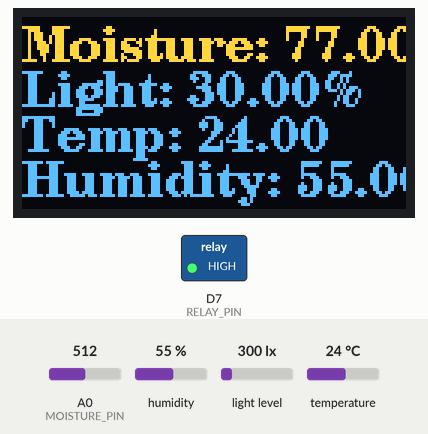
This sketch was run on a simulated ESP8266 (NodeMCU). Shown: 128×64 one-colour display, switched loads named in the sketch (green lamp = pin HIGH). Inputs (shaded band) come from the test bench; at power-on: A0 (MOISTURE_PIN) = 512, humidity 55 %, light level 300 lx, temperature 24 °C. The OLED is the two-colour kind (top 16 rows yellow); WiFi joins after 1.5 s; servers stay silent unless stated; what the sketch prints to the serial monitor is not drawn.

Above: at 5.2 s.
5.3 s: A0 (MOISTURE_PIN) set to 624
At 7.2 s:
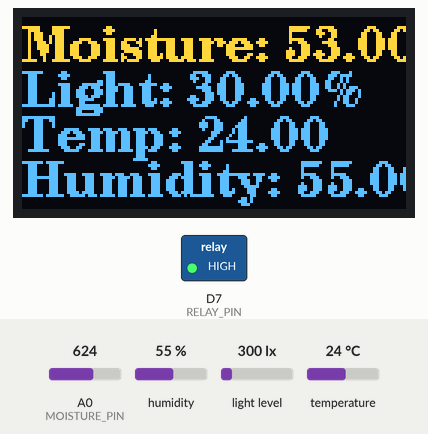
7.6 s: A0 (MOISTURE_PIN) set to 648
At 9.0 s:
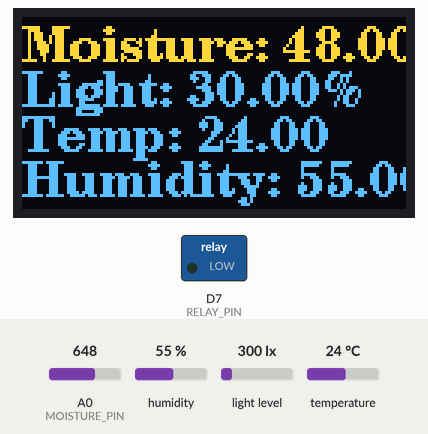
9.7 s: humidity set to 22 %
At 11.0 s:
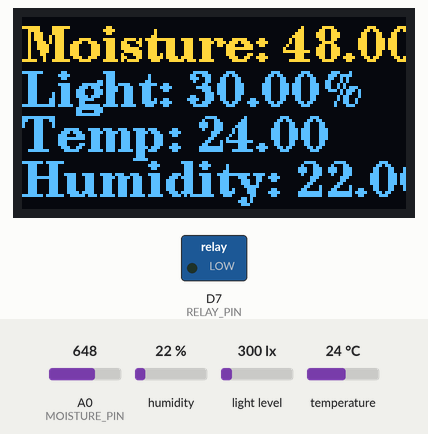
11.8 s: light level set to 40 lx
At 12.9 s:
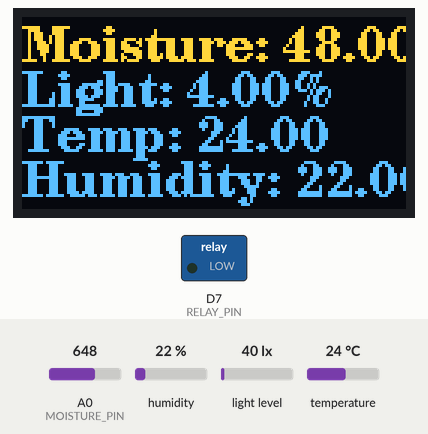
13.8 s: temperature set to 12 °C
At 14.8 s:
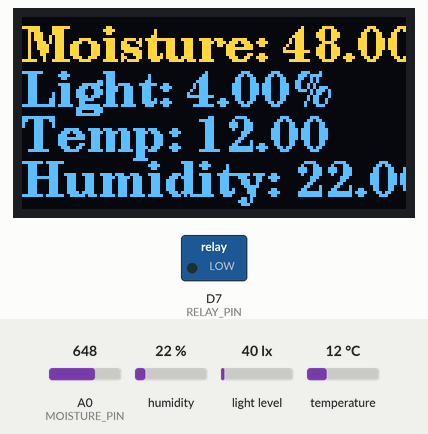
15.9 s: A0 (MOISTURE_PIN) set to 716
At 17.9 s:
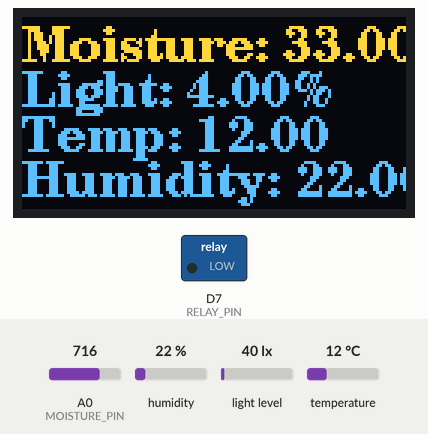
Timing chart, 0 to 19.0 s (numbered marks = the images above; inputs shaded):
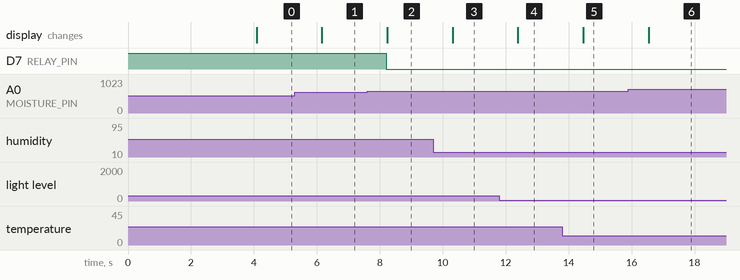

Measured:
- the behaviour switches between 639 and 640 on A0 (MOISTURE_PIN) (found by bisection; images 1 and 2)
- after the input at 5.3 s, the display: changes after 0.86 s (image 1)
- after the input at 7.6 s, D7 (RELAY_PIN): HIGH → LOW after 0.61 s; the display: changes after 0.64 s (image 2)
- after the input at 9.7 s, the display: changes after 0.61 s (image 3)
- after the input at 11.8 s, the display: changes after 0.59 s (image 4)
- after the input at 13.8 s, the display: changes after 0.67 s (image 5)
- after the input at 15.9 s, the display: changes after 0.64 s (image 6)

The sketch:

smartirrigation_finalcode.ino
```cpp
/**
 * Plant Health Monitoring System
 *
 * This program utilizes various sensors to monitor the health of a plant by measuring
 * parameters like moisture, light intensity, temperature, and humidity. It then calculates
 * the overall health of the plant based on these readings and displays them on an OLED screen.
 * Additionally, the system provides a web dashboard where one can view the same data in a user-friendly format.
 *
 * Dependency Libraries:
 * - U8g2lib: For OLED display.
 * - Wire: For I2C communication.
 * - BH1750: Light sensor library.
 * - DHT: For DHT sensor (Temperature & Humidity).
 * - ESP8266WiFi: To connect to Wi-Fi.
 * - ESPAsyncTCP: Async TCP library for ESP8266.
 * - ESPAsyncWebSrv: Async Web Server library for ESP8266.
 */

#include <U8g2lib.h>
#include <Wire.h>
#include <BH1750.h>
#include <DHT.h>
#include <ESP8266WiFi.h>
#include <ESPAsyncTCP.h>
#include <ESPAsyncWebSrv.h>

// OLED setup
U8G2_SSD1306_128X64_NONAME_F_SW_I2C u8g2(U8G2_R0, SCL, SDA, U8X8_PIN_NONE);

// Initialize Light sensor
BH1750 lightMeter;

// Initialize Moisture sensor
#define MOISTURE_PIN A0
#define RELAY_PIN D7
float moisturePercentage = 0.0;

// Additional global variables for sensor readings
float lightPercentage = 0.0;
float temperature = 0.0;
float humidity = 0.0;

// Variables for plant health status
String plantType = "Default Plant";
String plantHealthStatus = "Good";
String plantHealthReason = "";

void updatePlantHealth() {
    plantHealthStatus = "Good";
    plantHealthReason = "";

    // Update health status based on different parameters
    if (temperature < 18 || temperature > 24) {
        plantHealthStatus = "At Risk";
        plantHealthReason += temperature < 18 ? "Temperature too low; " : "Temperature too high; ";
    }

    if (humidity < 40 || humidity > 65) {
        plantHealthStatus = "At Risk";
        plantHealthReason += humidity < 40 ? "Humidity too low; " : "Humidity too high; ";
    }

    if (lightPercentage < 60 || lightPercentage > 80) {
        plantHealthStatus = "At Risk";
        plantHealthReason += lightPercentage < 60 ? "Light too low; " : "Light too high; ";
    }

    if (moisturePercentage < 50 || moisturePercentage > 80) {
        plantHealthStatus = "At Risk";
        plantHealthReason += moisturePercentage < 50 ? "Moisture too low" : "Moisture too high";
    }
}

// DHT sensor setup
#define DHT_PIN D3
#define DHT_TYPE DHT11
DHT dht(DHT_PIN, DHT_TYPE);

// WiFi Credentials
const int MAX_WIFI_RETRIES = 10;
const int WIFI_RETRY_DELAY = 1000;
const char* ssid = "";
const char* password = "";
AsyncWebServer server(80);

// Forward declaration
void setupServerRoutes();

void setup() {
    // Setup moisture sensor relay
    pinMode(RELAY_PIN, OUTPUT);
    digitalWrite(RELAY_PIN, HIGH);

    // OLED initialization
    u8g2.begin();
    u8g2.setFont(u8g2_font_ncenB12_tr);

    // Light Sensor initialization
    Wire.begin(D6, D5);
    lightMeter.begin();

    // DHT sensor initialization
    dht.begin();
    delay(2000);

    // Serial initialization for debugging
    Serial.begin(9600);

    // Attempt WiFi connection
    WiFi.begin(ssid, password);
    int wifiRetries = 0;
    while (WiFi.status() != WL_CONNECTED && wifiRetries < MAX_WIFI_RETRIES) {
        delay(WIFI_RETRY_DELAY);
        Serial.println("Connecting to WiFi...");
        wifiRetries++;
    }
    if(WiFi.status() == WL_CONNECTED) {
        Serial.println("Connected to WiFi");
        Serial.print("IP Address: ");
        Serial.println(WiFi.localIP());
    } else {
        Serial.println("Failed to connect to WiFi after multiple attempts");
    }
    setupServerRoutes();  // Set up web server routes
}

void loop() {
    // Read and update moisture
    int rawMoisture = analogRead(MOISTURE_PIN);
    moisturePercentage = map(rawMoisture, 405, 870, 100, 0);

    // Read and update light intensity
    float lightIntensity = lightMeter.readLightLevel();
    lightPercentage = (lightIntensity / 1000.0) * 100.0;
    if (lightPercentage > 100) lightPercentage = 100;

    // Read temperature and humidity
    temperature = dht.readTemperature();
    humidity = dht.readHumidity();

    // Update plant health status
    updatePlantHealth();

    // Control the relay based on conditions
    if (moisturePercentage < 50) {
        digitalWrite(RELAY_PIN, LOW);  // Turn on water pump
    } else {
        digitalWrite(RELAY_PIN, HIGH); // Turn off water pump
    }

    // Display the values on OLED
    u8g2.firstPage();
    do {
        u8g2.setCursor(0, 15);
        u8g2.print("Moisture: ");
        u8g2.print(moisturePercentage);
        u8g2.print("%");
        u8g2.setCursor(0, 30);
        u8g2.print("Light: ");
        u8g2.print(lightPercentage);
        u8g2.print("%");
        u8g2.setCursor(0, 45);
        u8g2.print("Temp: ");
        u8g2.print(temperature);
        u8g2.setCursor(0, 60);
        u8g2.print("Humidity: ");
        u8g2.print(humidity);
        u8g2.print("%");
    } while (u8g2.nextPage());

    delay(1000);
}

void setupServerRoutes() {
    // Endpoint for current sensor readings
    server.on("/readings", HTTP_GET, [](AsyncWebServerRequest *request) {
        String json = "{";
        json += "\"moisture\":" + String(moisturePercentage) + ",";
        json += "\"light\":" + String(lightPercentage) + ",";
        json += "\"temperature\":" + String(temperature) + ",";
        json += "\"humidity\":" + String(humidity);
        json += "}";
        request->send(200, "application/json", json);
    });

    // Endpoint for plant health status
    server.on("/health", HTTP_GET, [](AsyncWebServerRequest *request) {
        String json = "{";
        json += "\"status\":\"" + plantHealthStatus + "\",";
        json += "\"reason\":\"" + plantHealthReason + "\"";
        json += "}";
        request->send(200, "application/json", json);
    });

    server.begin();
}
```
